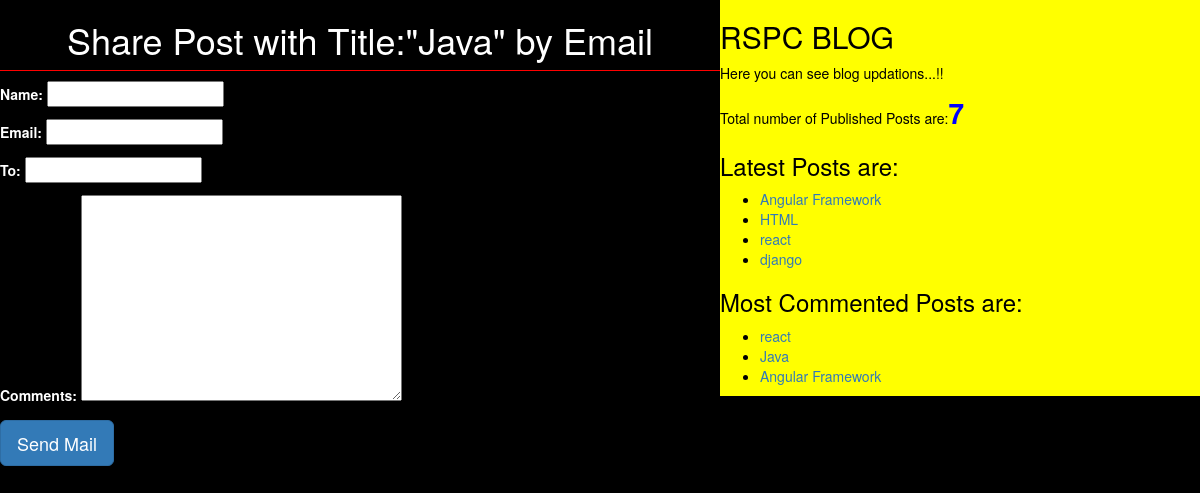
The app's page /2/share/ with its own data.
### blog/models.py (models this page shows, shortened)
class Post(models.Model):
    Status_Choice=(('draft','Draft'),('published','Published'))
    title=models.CharField(max_length=50)
    slug=models.SlugField(max_length=50,unique_for_date="publish")
    author=models.ForeignKey(User,related_name='blog_posts',on_delete=models.CASCADE)
    body=models.TextField()
    publish=models.DateTimeField(default=timezone.now)
    created=models.DateTimeField(auto_now_add=True)
    updated=models.DateTimeField(auto_now=True)
    status=models.CharField(max_length=10,choices=Status_Choice,default='draft')
    tags=TaggableManager()
    class Meta:
        ordering=('-publish',)
    def get_absolute_url(self):
        return reverse('post_detail',args=[self.publish.year,self.publish.strftime('%m'),self.publish.strftime('%d'),self.slug])

### blog/views.py (the view)
# urls.py: url(r'^(?P<id>\d+)/share/$',views.mail_send_view),
def mail_send_view(request,id):
    post=get_object_or_404(Post,id=id,status='published')
    sent=False
    if request.method=='POST':
        form=EmailSendForm(request.POST)
        if form.is_valid():
            cd=form.cleaned_data
            subject='{}({})recommends you to read "{}"'.format(cd['name'],cd['email'],post.title)
            post_url=request.build_absolute_uri(post.get_absolute_url())
            message='Read Post At:\n{}\n\n{}\'s comments:\n{}'.format(post_url,cd['name'],cd['comments'])
            send_mail(subject,message,'djangopython456@gmail.com',[cd['to']])
            sent =True
    else:
        form=EmailSendForm()
    return render(request,'blog/sharebyemail.html',{'form':form,'post':post,'sent':sent})

### blog/forms.py
class EmailSendForm(forms.Form):
    name=forms.CharField()
    email=forms.EmailField()
    to=forms.EmailField()
    comments=forms.CharField(required=False,widget=forms.Textarea)

### blog/templatetags/blog_tags.py (called while the page is built)
@register.simple_tag(name='my_tags')
def total_posts(): #is a name of custom template tag
    post_list=Post.objects.filter(status__exact='published')
    return post_list.count()

@register.inclusion_tag('blog/latest_post.html')
def show_latest_post(count=3):
    post=Post.objects.filter(status__exact='published')
    latest_post=post.order_by('-publish')[:count]
    return{'latest_post':latest_post}

@register.simple_tag
def get_MostCommentedPost(cnt=3):
    return Post.objects.annotate(total_comments=Count('comments')).order_by('-total_comments') [:cnt]

### templates/blog/sharebyemail.html (shortened to what this page needs)
{%extends 'blog/base.html'%}
{%block content%}
{%if sent%}
<h1> Email sent Successfully</h1>
{%else%}
<h1>Share Post with Title:"{{post.title}}" by Email</h1>
 <form  method="post">
   {{form.as_p}}
   <input type="submit" value="Send Mail" class="btn btn-primary btn-lg">
 </form>
 {%endif%}
{%endblock%}

### templates/blog/base.html (shortened to what this page needs)
<!DOCTYPE html>
{%load static%}
{%load blog_tags%}
<html lang="en" dir="ltr">
  <head>
  <link rel="stylesheet" href="https://maxcdn.bootstrapcdn.com/bootstrap/3.3.7/css/bootstrap.min.css">
  <link rel="stylesheet" href="{%static "CSS/blog.css"%}">
  </head>
  <body>
    <div class="content">
      {%block content%}
      {%endblock%}
    </div>
    <div class="sidebar">
      <h2>RSPC BLOG</h2>
      <p>
        Here you can see blog updations...!!
      </p>
      <p> Total number of Published Posts are:<span id='pcount'>{%my_tags%}</span></p>
      <h3>Latest Posts are:</h3>{%show_latest_post 4%}
      <h3>Most Commented Posts are:</h3>{%get_MostCommentedPost as MostCommentedPost%}
      <ul>
      {%for post in MostCommentedPost%}
      <li><a href="{{post.get_absolute_url}}">{{post.title}}</a></li>
      {%endfor%}
     </ul>
    </div>
  </body>
</html>

### templates/blog/latest_post.html (shortened to what this page needs)
<!DOCTYPE html>
<html lang="en" dir="ltr">
  <head>
  </head>
  <body>
    <ul>
      {%for post in latest_post%}
      <li><a href="{{post.get_absolute_url}}">{{post.title}}</a></li>
      {%endfor%}
    </ul>
  </body>
</html>

### static/CSS/blog.css (style rules this page uses)
.content { background: black; width: 60%; float: left; }
.sidebar { background: yellow; width: 40%; float: right; color: black; }
h1 { text-align: center; border-bottom: 1px solid red; padding-bottom: 10px; }
body { color: white; background: black; }
#pcount { font-size: 28px; color: blue; font-weight: bold; }

### records on screen
Post: title "Java"
Post: title "Angular Framework"
Post: title "HTML"
Post: title "react"
Post: title "django"
